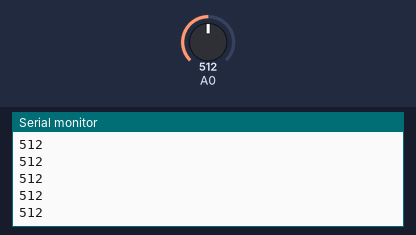
Simulated run of this sketch. Board: Arduino Uno, built with avr-gcc and run on an emulated ATmega328P. Shown: the last lines printed to the serial monitor. The inputs (shaded band) are chosen by the test bench; at power-on: A0 = 512.

Above: at 1.2 s.
1.3 s: A0 set to 716
At 1.31 s:
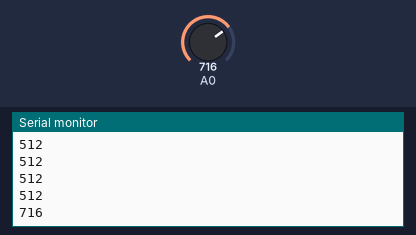
2.8 s: A0 set to 900
At 2.81 s:
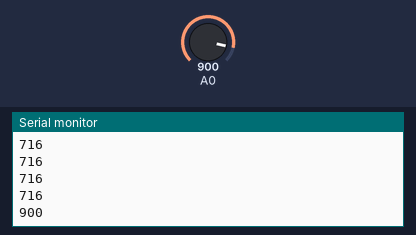
Timing chart, 0 to 5.8 s (numbered marks = the images above; inputs shaded):
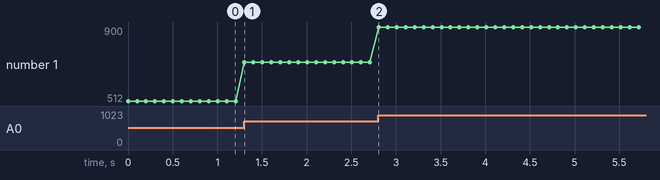

The sketch:

GenericAnalogOut.ino
```cpp
// From http://www.arduino.cc/en/Tutorial/Graph


void setup() {
  // initialize the serial communication:
  Serial.begin(115200);
}

void loop() {
  // send the value of analog input 0:
  Serial.println(analogRead(A0));
  // wait a bit for the analog-to-digital converter
  // to stabilize after the last reading:
  delay(100);
}
```

Measured:
- after the input at 1.3 s, the serial monitor: prints a new line at once (image 1)
- after the input at 2.8 s, the serial monitor: prints a new line at once (image 2)
- plotted number 1: 512 → 716 after the input at 1.3 s, 716 → 900 after the input at 2.8 s
